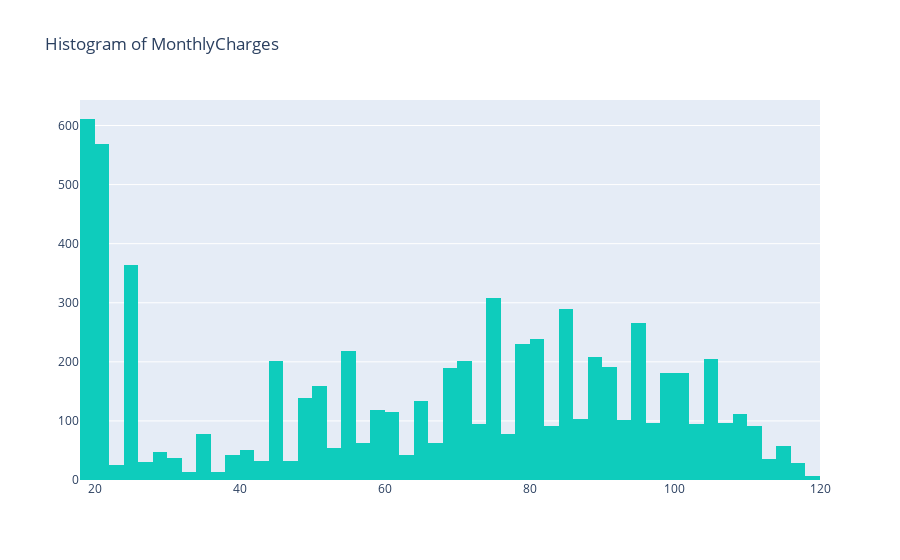

Notebook cell for this chart:
### Code cell
data = [go.Histogram(x=churn_cust_data_num.MonthlyCharges,
       marker=dict(
        color='#0eccbc',# Lava (#CC0E1D)
#         color = 'rgb(200,0,0)'   `
    ))]
layout = go.Layout(title = "Histogram of MonthlyCharges")
fig = go.Figure(data= data, layout=layout)
iplot(fig)

### Figure 1 — Plotly figure (JSON) as saved in the notebook; plotly's stock layout.template omitted (floating-point values rounded to 4 significant figures; data arrays with more than 128 entries replaced by an {"elided": "..."} marker saying what was removed)
{"data": [{"marker": {"color": "#0eccbc"}, "type": "histogram", "x": {"elided": "7032 float values"}}], "layout": {"title": {"text": "Histogram of MonthlyCharges"}}}
